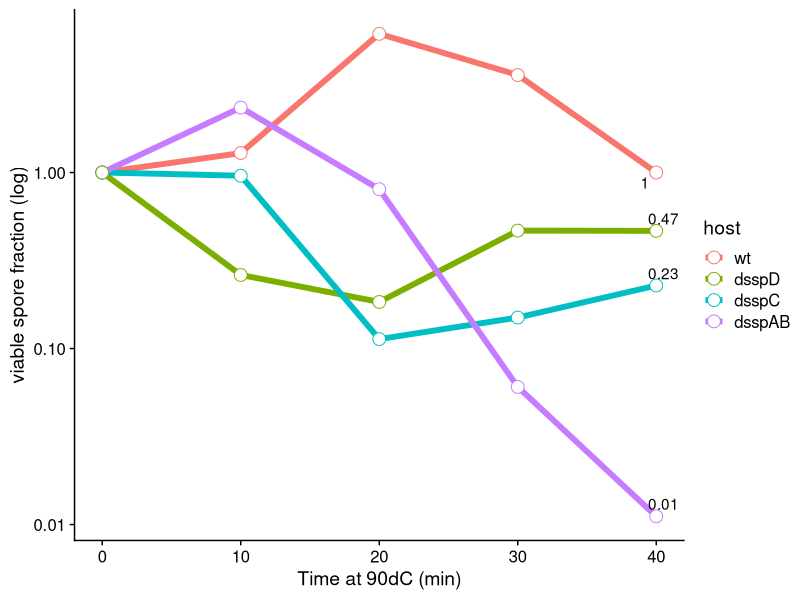
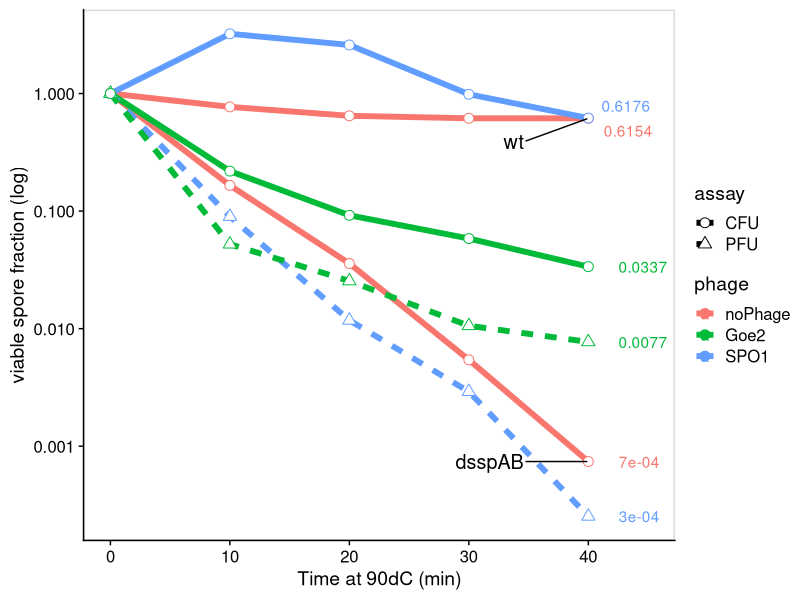
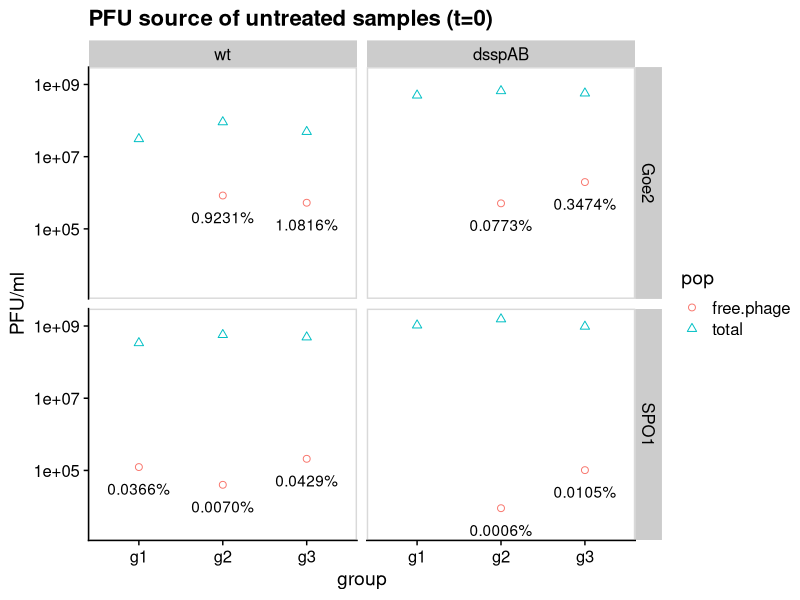
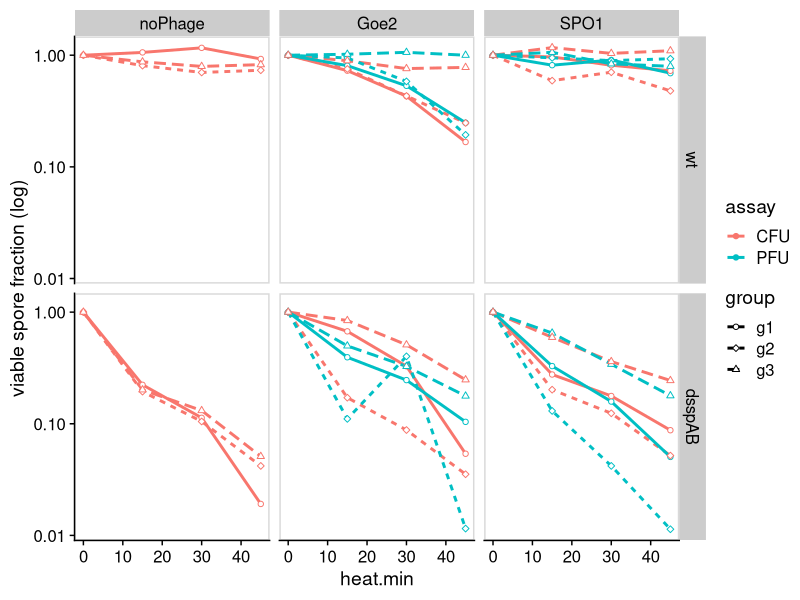
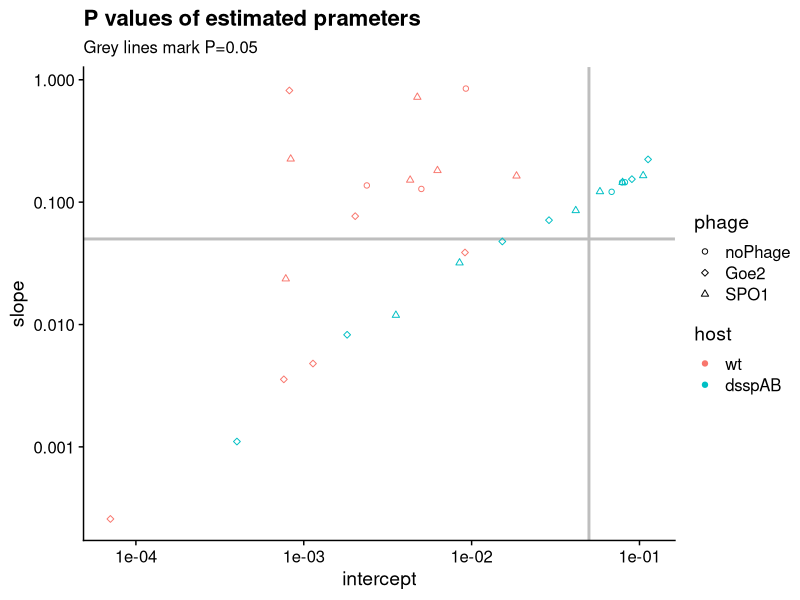
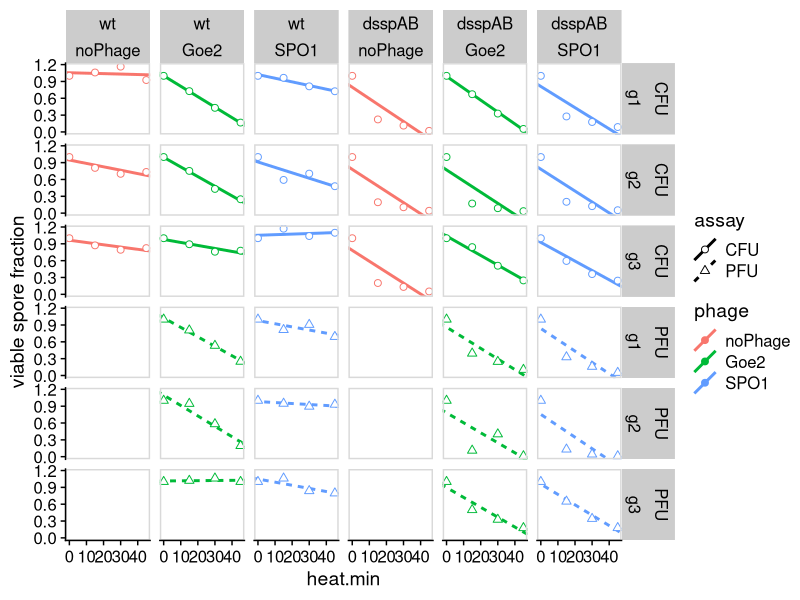
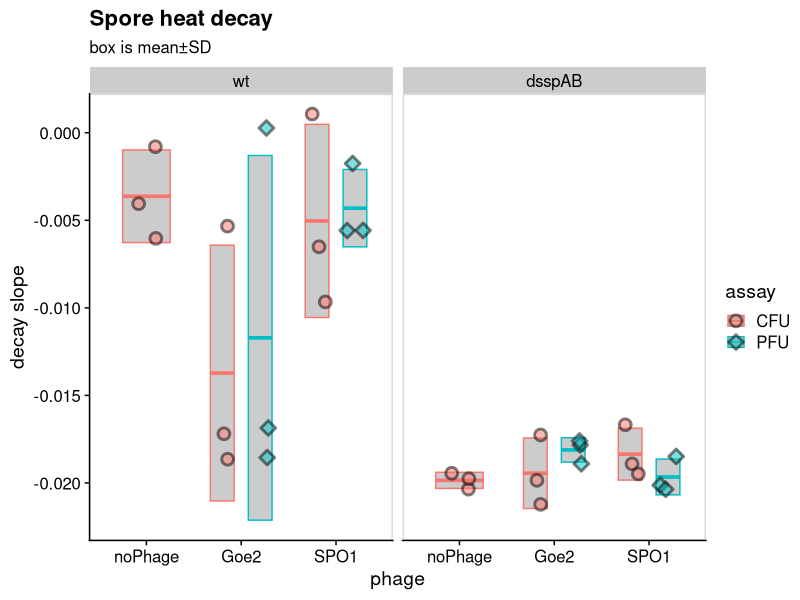
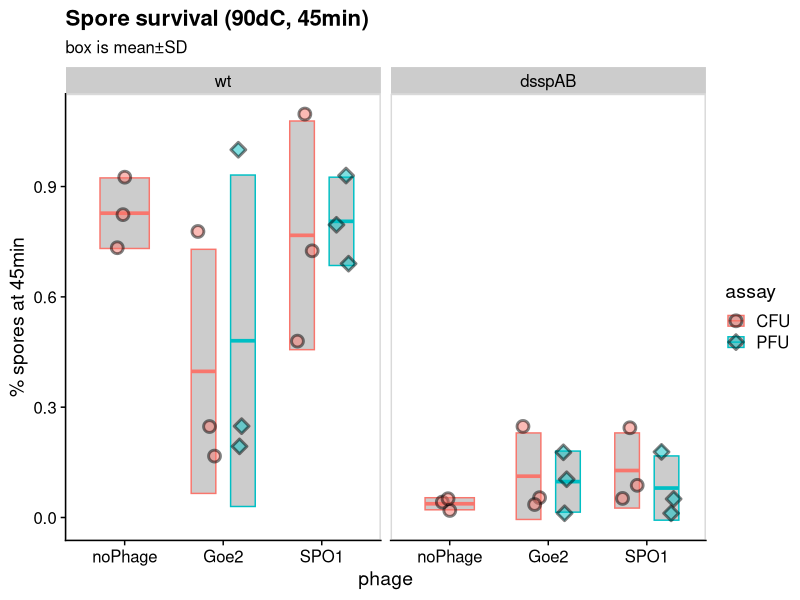

Write the R code that produced these figures, in order.
## ---- chunk 1
library(tidyverse, quietly = T)
library(broom)
library(cowplot, quietly = T)
library(here)
library(ggrepel)
library(scales)
# set_here("../")

## ---- chunk 2
d <- read_csv(here("data","ssp_data.csv"))%>%
  mutate(group=str_replace(group, "group.","g"))
## ---- chunk 3
d%>%
  mutate(host=fct_rev(host))%>%
  filter(!filter)%>%
  filter(date==20200118)%>%
  #there are 4 rows with data marked as "TMC" (=Too Many to Count) 
  # these are coerced into NA
  mutate(counts=as.numeric(counts ))%>%
  mutate(no.ml = counts/(dilution*ml.plated))%>%
  # group_by(host)%>%
  mutate(perc = no.ml/no.ml[heat.min==0])%>%
  ggplot(aes(x=heat.min, y=perc))+
    # geom_smooth(aes(color=host),method = "lm", se=F, size=2)+
    geom_line(aes(color=host), size=2)+
    geom_point(aes(color=host),size=4, shape=21, fill="white")+
    geom_text_repel(data=.%>%filter(heat.min>35),aes(label=perc%>%round(digits = 2)))+
  scale_y_log10()+
  theme_cowplot()+
  ylab("viable spore fraction (log)")+
  xlab("Time at 90dC (min)")
## ---- chunk 4
d%>%
  mutate(phage=fct_relevel(phage,c("noPhage","Goe2", "SPO1")))%>%
  mutate(host=fct_rev(host))%>%
  filter(host=="wt"|host=="dsspAB")%>%
  filter(date!=20200118)%>%
  filter(!filter)%>%
  filter(group=="preliminary")%>%
  #there are 4 rows with data marked as "TMC" (=Too Many to Count) 
  # these are coerced into NA
  mutate(counts=as.numeric(counts ))%>%
  mutate(no.ml = counts/(dilution*ml.plated))%>%
  group_by(host,phage,assay, date)%>%
  mutate(perc = no.ml/no.ml[heat.min==0])%>%
  ggplot(aes(x=heat.min, y=perc))+
    geom_line(aes(group=interaction(date,assay, host),color=phage, linetype=assay), size=2)+
    geom_point(aes(group=interaction(date,assay, host),color=phage, shape=assay), size=3, fill="white")+
  scale_y_log10()+
  scale_shape_manual(values = c(21,24))+
      geom_text_repel(data=.%>%filter(heat.min>35),aes(x=heat.min+2,label=perc%>%round(digits = 4),color=phage), xlim = c(40, NA) )+
    geom_text_repel(data=.%>%filter(heat.min>35 & phage=="noPhage"),aes(label=host),size=5,xlim = c(NA,35), ylim = c(NA,log10(0.5)))+
  theme_cowplot()+
  panel_border()+
  ylab("viable spore fraction (log)")+
  xlab("Time at 90dC (min)")+
  xlim(0,45)
## ---- chunk 5
d%>%
  mutate(phage=fct_relevel(phage,c("noPhage","Goe2", "SPO1")))%>%
  mutate(host=fct_rev(host))%>%
  filter(host=="wt"|host=="dsspAB")%>%
  filter(group!="preliminary")%>%
  filter(heat.min==0)%>%
  filter(assay=="PFU")%>%
  #there are 4 rows with data marked as "TMC" (=Too Many to Count) 
  # these are coerced into NA
  mutate(counts=as.numeric(counts))%>%
  mutate(no.ml = counts/(dilution*ml.plated))%>%
  pivot_wider(id_cols = c("host","phage","group"), names_from="filter", values_from="no.ml")%>%
  rename(free.phage=`TRUE`, total=`FALSE`)%>%
    mutate(perc.free=percent(free.phage/total))%>%
  ggplot(aes(x=group))+
  geom_point(data = .%>%pivot_longer(c("total", "free.phage"),names_to="pop" , values_to="PFU.ml"), aes(y=PFU.ml, color=pop, shape=pop),size=2)+
  geom_text(aes(label=perc.free, y=free.phage/4))+
  scale_y_log10()+
  facet_grid(phage~host)+
  theme_cowplot()+
  scale_shape_manual(values = c(21,24))+
  panel_border()+
  ylab("PFU/ml")+
  ggtitle("PFU source of untreated samples (t=0)")
## ---- chunk 6
d%>%
  mutate(phage=fct_relevel(phage,c("noPhage","Goe2", "SPO1")))%>%
  mutate(host=fct_rev(host))%>%
  filter(host=="wt"|host=="dsspAB")%>%
  filter(!filter)%>%
  filter(group!="preliminary")%>%
  #there are 4 rows with data marked as "TMC" (=Too Many to Count) 
  # these are coerced into NA
  mutate(counts=as.numeric(counts ))%>%
  mutate(no.ml = counts/(dilution*ml.plated))%>%
  group_by(host,phage,assay, group)%>%
  mutate(perc = no.ml/no.ml[heat.min==0])%>%
  ggplot(aes(x=heat.min, y=perc))+
    geom_line(aes(color=assay, linetype=group),size=1)+
    geom_point(aes(color=assay, shape=group), size=1.5, fill="white")+
  scale_y_log10()+
  scale_shape_manual(values = c(21,23,24))+
    facet_grid(host~phage)+
  theme_cowplot()+
  panel_border()+
  ylab("viable spore fraction (log)")
## ---- chunk 7
d.lm <- 
d%>%
  mutate(phage=fct_relevel(phage,c("noPhage","Goe2", "SPO1")))%>%
  mutate(host=fct_rev(host))%>%
  filter(host=="wt"|host=="dsspAB")%>%
  filter(!filter)%>%
  filter(group!="preliminary")%>%
  #there are 4 rows with data marked as "TMC" (=Too Many to Count) 
  # these are coerced into NA
  mutate(counts=as.numeric(counts ))%>%
  mutate(no.ml = counts/(dilution*ml.plated))%>%
  group_by(host,phage,assay, group)%>%
  mutate(perc = no.ml/no.ml[heat.min==0]) %>%
   do(tidy(lm(perc~heat.min,.)))
  
  d.lm.estimates <- 
    d.lm%>%
    select(host,phage,assay,group,term,estimate)%>%
    pivot_wider(names_from = term, values_from = estimate)%>%
    rename(slope=heat.min, intercept=`(Intercept)`)
  
  
  d.slopes <- 
    filter(d.lm,term=="heat.min")
  
  d.lm
## ---- chunk 8
    d.lm%>%
  pivot_wider(id_cols = c(host, phage, assay, group),names_from=term, values_from=p.value)%>%
  rename(slope=heat.min, intercept=`(Intercept)` )%>%
    ggplot(aes(x=intercept, y=slope))+
    geom_hline(yintercept = 0.05, size=1, color="grey")+
  geom_vline(xintercept = 0.05, size=1, color="grey")+
      geom_point(aes(color=host, shape=phage))+
      # facet_wrap(~term, scales = "free_x")+
    scale_shape_manual(values = c(21,23,24))+
      theme_cowplot()+
  scale_y_log10()+
  scale_x_log10()+
  ggtitle("P values of estimated prameters","Grey lines mark P=0.05")
## ---- chunk 9
d%>%
  mutate(phage=fct_relevel(phage,c("noPhage","Goe2", "SPO1")))%>%
  mutate(host=fct_rev(host))%>%
  filter(host=="wt"|host=="dsspAB")%>%
  filter(!filter)%>%
  filter(group!="preliminary")%>%
  #there are 4 rows with data marked as "TMC" (=Too Many to Count) 
  # these are coerced into NA
  mutate(counts=as.numeric(counts ))%>%
  mutate(no.ml = counts/(dilution*ml.plated))%>%
  group_by(host,phage,assay, group)%>%
  mutate(perc = no.ml/no.ml[heat.min==0])%>%
  ggplot(aes(x=heat.min, y=perc))+
    geom_abline(data=d.lm.estimates,
                aes(slope=slope, intercept=intercept,
                    color=phage, linetype=assay),size=1)+
    geom_point(aes(color=phage, shape=assay), size=2, fill="white")+
  # scale_y_log10()+
  scale_shape_manual(values = c(21,24))+
    facet_grid(assay+group~host+phage)+
  theme_cowplot()+
  panel_border()+
  ylab("viable spore fraction")
## ---- chunk 10

sum.slopes <- 
d.slopes%>%
  group_by(host, phage,assay)%>%
  summarise(slope=mean(estimate), ymin=slope-sd(estimate), ymax=slope+sd(estimate))%>%
  rename(estimate=slope)

d.slopes%>%
  ggplot(aes(x=phage, y=estimate))+
  geom_crossbar(data=sum.slopes, aes(ymin=ymin, ymax=ymax, color=assay), fill="grey80", position = position_dodge(width=.8), width=.5)+
  geom_point(aes(fill=assay, shape=assay),size=3, alpha=0.5,stroke=1.5,
             position = position_jitterdodge(jitter.width = 0.2,
                                            jitter.height = 0))+
  scale_shape_manual(values = c(21,23))+
  theme_cowplot()+
  panel_border()+
  facet_wrap(~host,nrow = 1)+
  ylab("decay slope")+
  ggtitle("Spore heat decay","box is mean±SD")
  
## ---- chunk 11
  aov(estimate~host+phage+assay+group, d.slopes)%>%
  summary(.)
## ---- chunk 12
d.endpoint <-
d%>%
  mutate(phage=fct_relevel(phage,c("noPhage","Goe2", "SPO1")))%>%
  mutate(host=fct_rev(host))%>%
  filter(host=="wt"|host=="dsspAB")%>%
  filter(!filter)%>%
  filter(group!="preliminary")%>%
  mutate(counts=as.numeric(counts ))%>%
  mutate(no.ml = counts/(dilution*ml.plated))%>%
  group_by(host,phage,assay, group)%>%
  mutate(perc = no.ml/no.ml[heat.min==0])%>%
  filter(heat.min==45)

sum.endpoint <- 
d.endpoint%>%
  group_by(host, phage,assay)%>%
  summarise(mean=mean(perc), ymin=mean-sd(perc), ymax=mean+sd(perc))

d.endpoint%>%
  ggplot(aes(x=phage, y=perc))+
  geom_crossbar(data=sum.endpoint, aes(y=mean,ymin=ymin, ymax=ymax, color=assay), fill="grey80", position = position_dodge(width=.8), width=.5)+
  geom_point(aes(fill=assay, shape=assay),size=3, alpha=0.5,stroke=1.5,
             position = position_jitterdodge(jitter.width = 0.2,
                                            jitter.height = 0))+
  scale_shape_manual(values = c(21,23))+
  theme_cowplot()+
  panel_border()+
  facet_wrap(~host,nrow = 1)+
  ylab("% spores at 45min")+
  ggtitle("Spore survival (90dC, 45min)","box is mean±SD")

## ---- chunk 13
  aov(perc~host+phage+assay+group, d.endpoint)%>%
  summary(.)
## ---- chunk 14
d%>%
  mutate(phage=fct_relevel(phage,c("noPhage","Goe2", "SPO1")))%>%
  mutate(host=fct_rev(host))%>%
  filter(host=="wt"|host=="dsspAB")%>%
  filter(group!="preliminary")%>%
  filter(!filter)%>%
  filter(heat.min==0)%>%
  #there are 4 rows with data marked as "TMC" (=Too Many to Count) 
  # these are coerced into NA
  mutate(counts=as.numeric(counts))%>%
  mutate(no.ml = counts/(dilution*ml.plated))%>%
  pivot_wider(id_cols = c("host","phage","group"), names_from="assay", values_from="no.ml")%>%
  rename(viral.spore=PFU, host.spore=CFU)%>%
  mutate(total=viral.spore+host.spore)%>%
    mutate(perc.viral=percent(viral.spore/total))%>%
  mutate(total=ifelse(is.na(total),host.spore,total ))%>%
  ggplot(aes(x=group))+
  geom_point(data = .%>%pivot_longer(c("viral.spore", "host.spore", "total"),names_to="pop" , values_to="no.ml"), aes(y=no.ml, color=pop, shape=pop),size=3, fill="grey",alpha=0.5, stroke=2)+
  geom_text(aes(label=perc.viral), y=9.5)+
  scale_y_log10(limits=c(1e7,5e9))+
  facet_grid(host~phage)+
  scale_shape_manual(values = c(21,3,23))+
  theme_cowplot()+
  panel_border()+
  ylab("PFU/ml")+
  ggtitle("Spore Titers and %viral spores")

## ---- chunk 15
d%>%
  mutate(phage=fct_relevel(phage,c("noPhage","Goe2", "SPO1")))%>%
  mutate(host=fct_rev(host))%>%
  filter(host=="wt"|host=="dsspAB")%>%
  filter(group!="preliminary")%>%
  filter(!filter)%>%
  filter(heat.min==0)%>%
  #there are 4 rows with data marked as "TMC" (=Too Many to Count) 
  # these are coerced into NA
  mutate(counts=as.numeric(counts))%>%
  mutate(no.ml = counts/(dilution*ml.plated))%>%
  pivot_wider(id_cols = c("host","phage","group"), names_from="assay", values_from="no.ml")%>%
  rename(viral.spore=PFU, host.spore=CFU)%>%
  mutate(total=viral.spore+host.spore)%>%
    mutate(perc.viral=percent(viral.spore/total))%>%
  mutate(total=ifelse(is.na(total),host.spore,total ))%>%
  ggplot(aes(x=group, y=total))+
  geom_point(aes(color=phage, shape=phage),size=3, fill="grey",alpha=0.5, stroke=2)+
  # geom_text(aes(label=perc.viral), y=9.5)+
  scale_y_log10(limits=c(1e8,3e9))+
  facet_grid(.~host)+
  scale_shape_manual(values = c(21,23,24))+
  theme_cowplot()+
  panel_border()+
  ylab("PFU/ml")+
  ggtitle("Total Spore Titers (CFU+PFU)")

## ---- chunk 16
d%>%
  mutate(phage=fct_relevel(phage,c("noPhage","Goe2", "SPO1")))%>%
  mutate(host=fct_rev(host))%>%
  filter(host=="wt"|host=="dsspAB")%>%
  filter(group!="preliminary")%>%
  filter(!filter)%>%
  filter(heat.min==0)%>%
  #there are 4 rows with data marked as "TMC" (=Too Many to Count) 
  # these are coerced into NA
  mutate(counts=as.numeric(counts))%>%
  mutate(no.ml = counts/(dilution*ml.plated))%>%
  pivot_wider(id_cols = c("host","phage","group"), names_from="assay", values_from="no.ml")%>%
  rename(viral.spore=PFU, host.spore=CFU)%>%
  mutate(total=viral.spore+host.spore)%>%
    mutate(perc.viral= viral.spore*100/total)%>%
  filter(phage!="noPhage")%>%
  ggplot(aes(x=host,y=perc.viral ))+
  geom_point(,size=3, fill="grey",alpha=0.5, stroke=2)+
  facet_grid(.~phage)+
  scale_shape_manual(values = c(21,3,23))+
  theme_cowplot()+
  panel_border()+
  ylab("Emtrapmet (% viral spores)")
